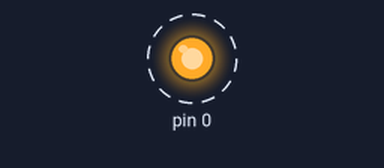
Bench run of a sketch on a simulated Arduino Uno, built with avr-gcc and run on an emulated ATmega328P. Parts: output pins drawn as LEDs (lit = HIGH). Dashed ring = blinking.

Above: at 0.2 s.
Timing chart, 0 to 3.0 s (numbered marks = the images above):
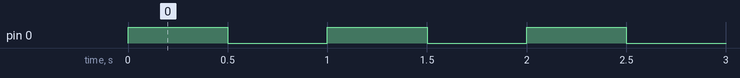

The sketch:

espledblink.ino
```cpp
void setup() {
  pinMode(0, OUTPUT);
}

void loop() {
  digitalWrite(0, HIGH);
  delay(500);
  digitalWrite(0, LOW);
  delay(500);
}
```

Measured:
- by itself, pin 0: alternates HIGH for 0.50 s and LOW for 0.50 s
